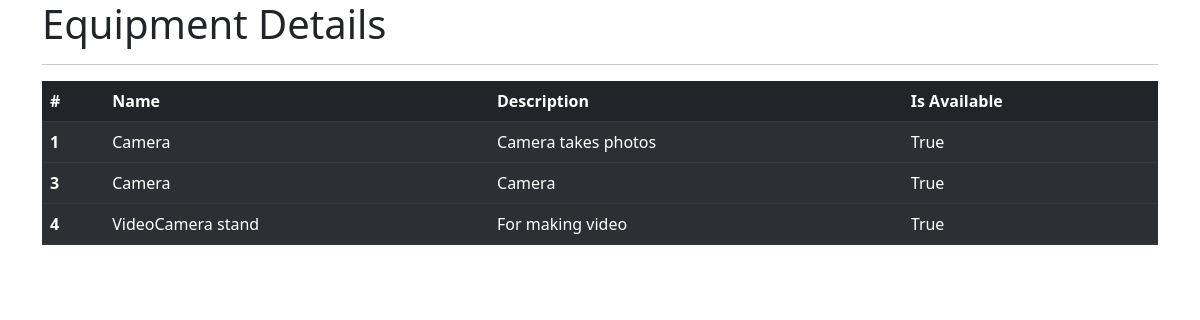
/viewequipment, run on the app's committed database.
### final_app/models.py (models this page shows)
class Equipement(models.Model):
    name=models.CharField(max_length=100, null=False)
    description=models.CharField(max_length=250)
    is_available=models.BooleanField(default=True)
    def __str__(self):
        return "%s %s" %(self.name,self.description)

### final_app/views.py (the view)
# urls.py: path('viewequipment', views.viewequipment, name='viewequipment'),
def viewequipment(request):
    equips = Equipement.objects.all()
    context = {
        'equips': equips
    }
    print(context)
    return render(request, 'viewequipment.html', context)

### final_app/templates/viewequipment.html (shortened to what this page needs)
<!DOCTYPE html>
<html lang="en">
<head>
     <link href="https://cdn.jsdelivr.net/npm/bootstrap@5.2.0-beta1/dist/css/bootstrap.min.css" rel="stylesheet">
</head>
 <body>
  <div class="container">
      <h1>Equipment Details</h1>
      <hr>
<table class="table table-dark table-striped">
  <thead>
    <tr>
      <th scope="col">#</th>
      <th scope="col">Name</th>
      <th scope="col">Description</th>
         <th scope="col">Is Available</th>
    </tr>
  </thead>
    {% for eqp in equips %}
  <tbody>
    <tr>
      <th scope="row">{{eqp.id}}</th>
      <td>{{eqp.name}}</td>
      <td>{{eqp.description}}</td>
        <td>{{eqp.is_available}}</td>
    </tr>
  </tbody>
     {% endfor %}
</table>
</div>
  </body>
</html>

### data on the page
Equipement: id "1", name "Camera", description "Camera takes photos", is_available "True"
Equipement: id "3", name "Camera", description "Camera", is_available "True"
Equipement: id "4", name "VideoCamera stand", description "For making video", is_available "True"
